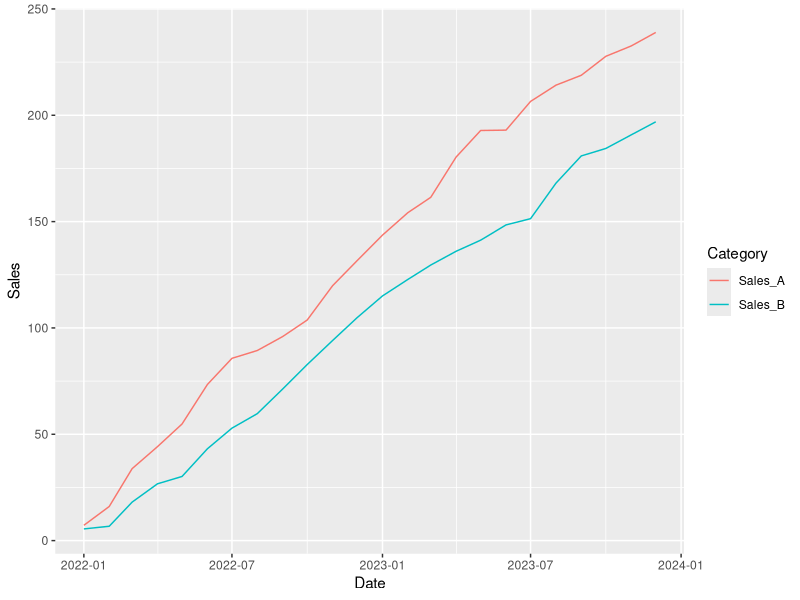

Here is the R script that generated this plot:
set.seed(123)

time_df <- data.frame(
  Date = seq.Date(
    from = as.Date("2022-01-01"),
    by = "month",
    length.out = 24
  ),
  Sales_A = cumsum(rnorm(24, 10, 5)),
  Sales_B = cumsum(rnorm(24, 8, 4))
)
library(ggplot2)
library(tidyr)

long_df <- pivot_longer(
  time_df,
  cols = c(Sales_A, Sales_B),
  names_to = "Category",
  values_to = "Sales"
)

ggplot(long_df, aes(x = Date, y = Sales, color = Category)) +
  geom_line()
